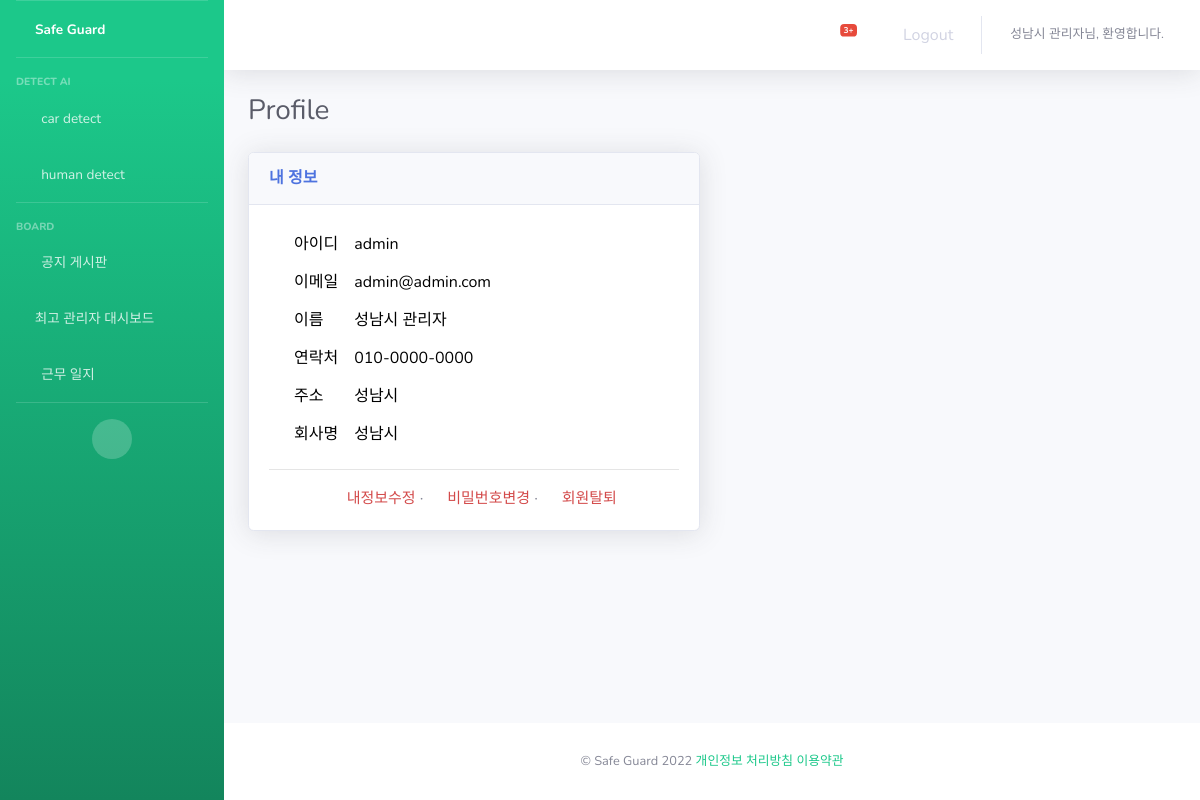
/common/profile/ (signed in), run on the app's committed database.
### common/models.py (models this page shows, shortened)
class User(AbstractUser):
    name=models.CharField(max_length=200)
    password=models.CharField(max_length=200)
    address=models.CharField(max_length=200) # 어느 구 소속인지?
    phone=models.CharField(max_length=200)
    company_id=models.ForeignKey(Company,on_delete=models.CASCADE) #하청회사 아이디 / 슈퍼 유저 생성시 오류
    auth = models.CharField(max_length=10, null=True)

class Company(models.Model):
    company_id = models.CharField(max_length=200,primary_key=True) #회사 아이디, # PK값
    name = models.CharField(max_length=200) #회사 이름
    address = models.CharField(max_length=200) #회사 주소
    phone = models.CharField(max_length=200,null=True,blank=True) #전화번호
    start_date = models.DateTimeField(null=True, blank=True) #계약시작일
    exp_date=models.DateTimeField(null=True,blank=True) #계약만료일
    locate=models.CharField(max_length=200) #구
    workers = models.IntegerField(null=True,blank=True) # 근로자 수
    def __str__(self):
        return self.name

### common/decorators.py (the view)
    def wrap(request, *args, **kwargs):
        if not request.user.is_authenticated:
            messages.info(request, "로그인한 사용자만 이용할 수 있습니다.")
            return redirect(settings.LOGIN_URL)
        return function(request, *args, **kwargs)

### common/views.py (called while the page is built)
@login_message_required
def profile_view(request):
    if request.method == 'GET':
        return render(request, 'common/profile.html')

### templates/common/profile.html
{% extends 'base.html' %}
{% load static %}
{% block header %}
<link rel="stylesheet" href="{% static 'common/css/profile.css' %}" type="text/css">
{% endblock %}
{% block content %}
<div class="container-fluid">
    <h1 class="h3 mb-4 text-gray-800">Profile</h1>
    <div class="row">
        <div class="col-lg-6">
            <div class="card shadow mb-4">
                <div class="card-header py-3">
                    <h6 class="m-0 font-weight-bold text-primary">내 정보</h6>
                </div>
                <div class="card-body">
                    <table style="color:black; margin-left:10px;">
                        <tr>
                            <td class="profile_title">아이디</td>
                            <td class="profile_content">{{ user.username }}</td>
                        </tr>
                        <tr>
                            <td class="profile_title">이메일</td>
                            <td class="profile_content">{{ user.email }}</td>
                        </tr>
                        <tr>
                            <td class="profile_title">이름 </td>
                            <td class="profile_content">{{ user.name }}</td>
                        </tr>
                        <tr>
                            <td class="profile_title">연락처</td>
                            <td class="profile_content">{{ user.phone }}</td>
                        </tr>
                        <tr>
                            <td class="profile_title">주소
                            </td>
                            <td class="profile_content">{{ user.address }}</td>
                        </tr>
                        <tr>
                            <td class="profile_title">회사명</td>
                            <td class="profile_content">{{ user.company_id|default:'선택안함' }}</td>
                        </tr>
                    </table>
                    <hr>
                    <div style="text-align: center;">
                        <a href="{% url 'common:profile_update' %}" style="color:#d14040f2; font-size:15px;"><i class="fas fa-user-edit"></i>&nbsp;내정보수정</a>&nbsp;&middot;&nbsp;
                        <a href="{% url 'common:password_edit' %}" style="color:#d14040f2; font-size:15px;"><i class="fas fa-user-lock"></i>&nbsp;비밀번호변경</a>&nbsp;&middot;&nbsp;
                        <a href="{% url 'common:profile_delete' %}" style="color:#d14040f2; font-size:15px;"><i class="fas fa-user-slash"></i>&nbsp;회원탈퇴</a> <br>
                    </div>
                </div>
            </div>
        </div>
    </div>
</div>
{% endblock %}

### templates/nav_topbar.html (shortened to what this page needs)
{% load static %}
<nav class="navbar navbar-expand navbar-light bg-white topbar mb-4 static-top shadow">
    <ul class="navbar-nav ml-auto">
        <li class="nav-item dropdown no-arrow mx-1">
            <a class="nav-link dropdown-toggle" href="#" id="alertsDropdown" role="button"
                data-toggle="dropdown" aria-haspopup="true" aria-expanded="false">
                <i class="fas fa-bell fa-fw"></i>
                <span class="badge badge-danger badge-counter">3+</span>
            </a>
        </li>
        <li class="nav-item  no-arrow">
            <a class="nav-link" href="#" data-toggle="modal" data-target="#logoutModal">
                <i class="fas fa-sign-out-alt fa-sm fa-fw mr-2 text-gray-600 small"></i>
                Logout
            </a>
        </li>
        <li class="nav-item dropdown no-arrow">
            <a class="nav-link dropdown-toggle" href="#" id="userDropdown" role="button"
                data-toggle="dropdown" aria-haspopup="true" aria-expanded="false">
                <span class="mr-2 d-none d-lg-inline text-gray-600 small"> {{ user.name }}님, 환영합니다.</span>
            </a>
        </li>
    </ul>
</nav>

### static/common/css/profile.css (style rules this page uses)
.profile_title { padding: 7px 15px; }

### data on the page
User: name "성남시 관리자", username "admin", email "admin@admin.com", phone "010-0000-0000", address "성남시", company_id "성남시"
